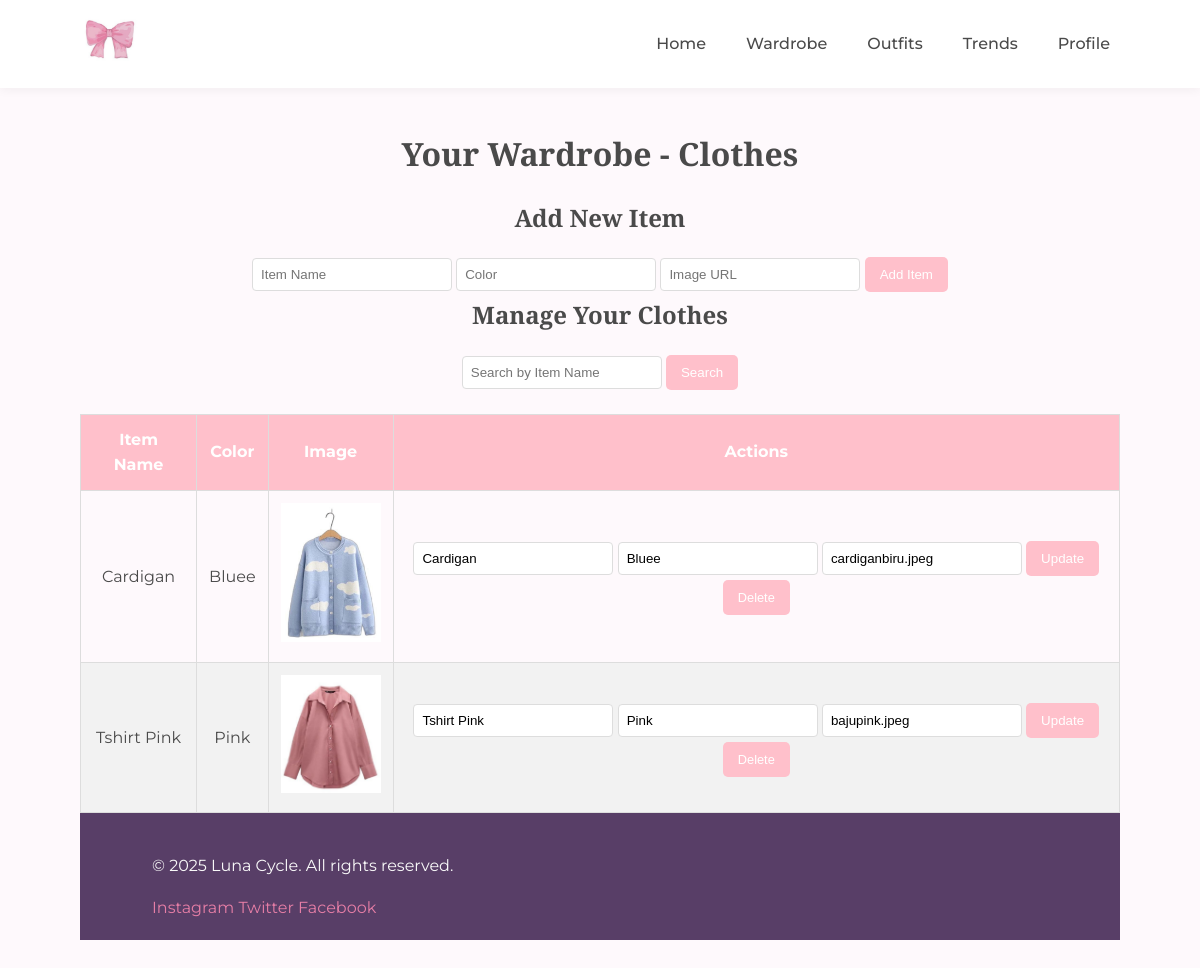
Page /view/clothes.php on the committed database.
### tables this page shows
CREATE TABLE `clothes` (
  `id` int NOT NULL,
  `user_id` int NOT NULL,
  `item_name` varchar(100) NOT NULL,
  `color` varchar(50) NOT NULL,
  `image_url` varchar(255) NOT NULL
);

### Config/db.php (called while the page is built, shortened)
<?php
class Database {
    private $host = "localhost";
    private $username = "root";
    private $password = "";
    private $dbname = "db_outfit";
    public function __construct() {
        try {
            $this->conn = new PDO("mysql:host=$this->host;dbname=$this->dbname", $this->username, $this->password);
        } catch (PDOException $e) {
            echo "Connection failed: " . $e->getMessage();
        }
    }
}
?>

### class/Clothes.php (called while the page is built, shortened)
<?php
class Clothes {
    private $db;
    private $table_name = "clothes";
    public function __construct() {
        $this->db = (new Database())->conn;
    }
    public function readByUser($user_id, $search = null) {
        if ($search) {
            $query = "SELECT * FROM " . $this->table_name . " WHERE user_id = :user_id AND item_name LIKE :search ORDER BY id DESC";
            $stmt = $this->db->prepare($query);
            $stmt->bindValue(':user_id', $user_id, PDO::PARAM_INT);
            $stmt->bindValue(':search', '%' . $search . '%', PDO::PARAM_STR);
        } else {
            $query = "SELECT * FROM " . $this->table_name . " WHERE user_id = :user_id ORDER BY id DESC";
            $stmt = $this->db->prepare($query);
            $stmt->bindValue(':user_id', $user_id, PDO::PARAM_INT);
        }
        $stmt->execute();
        return $stmt;
    }
}
?>

### view/clothes.php (the view, shortened to what this page needs)
<?php
include_once '../config/db.php';
include_once '../class/Clothes.php';
$database = new Database();
$pdo = $database->conn;
$clothesItem = new Clothes($pdo);
$user_id = 1;
$searchKeyword = isset($_GET['search']) ? $_GET['search'] : null;
$clothes_stmt = $clothesItem->readByUser($user_id, $searchKeyword);
$clothes_items = $clothes_stmt->fetchAll(PDO::FETCH_ASSOC);
include 'header.php';
?>
<section class="wardrobe">
    <h2>Your Wardrobe - Clothes</h2>
    <h3>Add New Item</h3>
    <form method="POST">
        <input type="text" name="item_name" placeholder="Item Name" required>
        <input type="text" name="color" placeholder="Color" required>
        <input type="text" name="image_url" placeholder="Image URL" required>
        <button type="submit" name="add_item" class="btn">Add Item</button>
    </form>
    <h3>Manage Your Clothes</h3>
        <form method="GET">
        <input type="text" name="search" placeholder="Search by Item Name" value="<?= isset($_GET['search']) ? htmlspecialchars($_GET['search']) : '' ?>">
        <button type="submit" class="btn">Search</button>
    </form>
    <table class="styled-table">
        <thead>
            <tr>
                <th>Item Name</th>
                <th>Color</th>
                <th>Image</th>
                <th>Actions</th>
            </tr>
        </thead>
        <tbody>
            <?php foreach ($clothes_items as $item): ?>
                <tr>
                    <td><?= $item['item_name']; ?></td>
                    <td><?= $item['color']; ?></td>
                    <td><img src="../assets/images/<?= $item['image_url']; ?>" alt="<?= $item['item_name']; ?>" width="100"></td>
                    <td>
                        <form action="clothes.php" method="POST" style="display:inline;">
                            <input type="text" name="item_name" value="<?= $item['item_name']; ?>" required>
                            <input type="text" name="color" value="<?= $item['color']; ?>" required>
                            <input type="text" name="image_url" value="<?= $item['image_url']; ?>" required>
                            <button type="submit" name="update_item" class="btn btn-update">Update</button>
                        </form>
                        <form action="clothes.php" method="POST" style="display:inline;">
                            <button type="submit" name="delete_item" class="btn btn-delete">Delete</button>
                        </form>
                    </td>
                </tr>
            <?php endforeach; ?>
        </tbody>
    </table>
</section>
<?php include 'footer.php'; ?>

### assets/style.css (style rules this page uses)
:root { --primary-color: #f6a6c1; --primary-dark: #e67ea6; --secondary-color: #a6c1f6; --accent-color: #f1d0e3; --text-color: #4a4a4a; --light-text: #8a8a8a; --background-color: #fef9fc; --card-background: #ffffff; --footer-background: #583e67; --footer-text: #f9f9f9; --border-radius: 8px; --box-shadow: 0 2px 10px rgba(0, 0, 0, 0.05); }
* { margin: 0; padding: 0; box-sizing: border-box; }
body { font-family: 'Montserrat', sans-serif; color: var(--text-color); background-color: var(--background-color); line-height: 1.6; }
h1, h2, h3, h4, h5, h6 { font-family: 'Playfair Display', serif; font-weight: 700; margin-bottom: 1rem; }
h2 { font-size: 2rem; margin-bottom: 1.5rem; text-align: center; }
h3 { font-size: 1.5rem; }
.btn { display: inline-block; padding: 10px 20px; border-radius: var(--border-radius); font-weight: 500; text-align: center; cursor: pointer; transition: all 0.3s ease; border: none; }
.btn-edit, .btn-delete, .btn-view { padding: 5px 10px; font-size: 0.8rem; border-radius: 4px; }
.btn-delete { background-color: #f67a7a; color: white; }
.styled-table { width: 100%; border-collapse: collapse; margin-top: 20px; }
.styled-table th, .styled-table td { padding: 12px; text-align: center; border: 1px solid #ddd; }
.styled-table th { background-color: #FFC0CB; color: white; }
.styled-table tr:nth-child(even) { background-color: #f2f2f2; }
.btn { padding: 10px 15px; background-color: #FFC0CB; color: white; border: none; cursor: pointer; border-radius: 5px; text-align: center; }
.btn-update { background-color: #FFC0CB; }
.btn-delete { background-color: #FFC0CB; }
input[type="text"] { padding: 8px; margin: 5px 0; width: 200px; border: 1px solid #ddd; border-radius: 4px; }
.wardrobe { text-align: center; }
.wardrobe h2 { margin-bottom: 20px; }

### rows in the picture
clothes: item_name "Cardigan", color "Bluee", image_url (picture), image_url "cardiganbiru.jpeg"
clothes: item_name "Tshirt Pink", color "Pink", image_url (picture), image_url "bajupink.jpeg"
